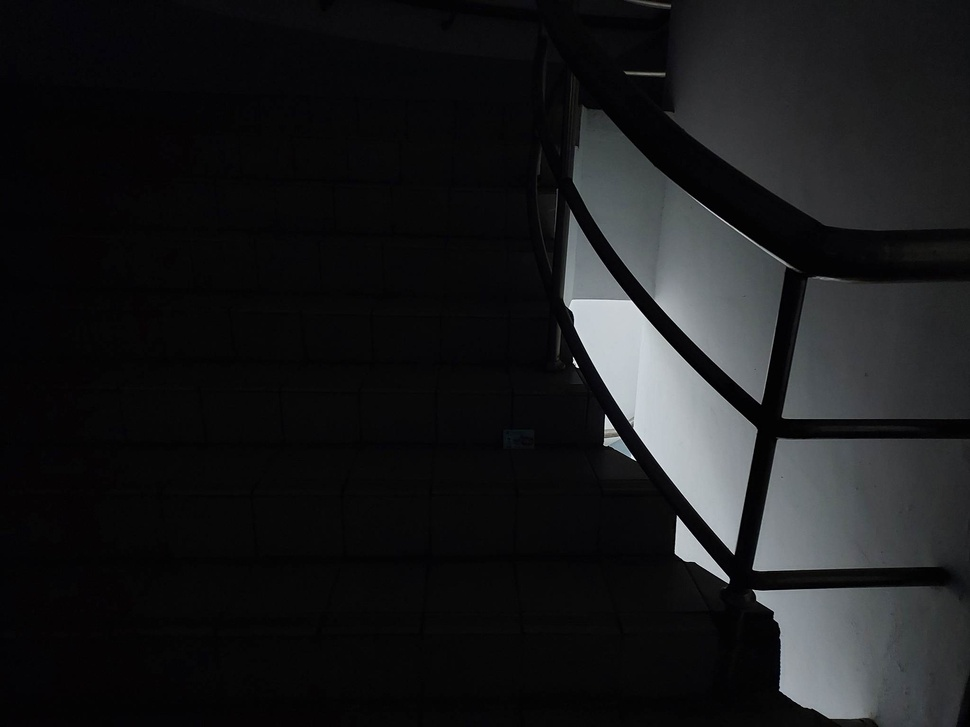
#> input picture Wei-Chun Tsai/hw1/images/Floor.jpg, 970 x 727 px, shrunk from 2048 x 1536 before the run, given in place of lena.png, which was not available
$ python main.py
#> lines starting #> are read from the running program, lines starting #| are printed output that depends on the picture; pictures that were not available may be replaced by others from this repository, and a replacement may not be noted
import cv2
import numpy as np
import os
import matplotlib.pyplot as plt

DIR = 'images/'

if __name__ == '__main__':
    name = 'lena.png'
    file = cv2.imread(os.path.join(DIR, name))
#> file is the input picture: shape (727, 970, 3); mean B, G, R 27.3, 26, 25.3
    file = cv2.cvtColor(file, cv2.COLOR_BGR2RGB)
    file = cv2.cvtColor(file, cv2.COLOR_RGB2GRAY)
#> file: shape (727, 970)
    gray_2 = file[0 : -1 : 256, 0 : -1 : 256]
#> gray_2 = [[7, 9, 13, 28], [4, 5, 8, 72], [4, 8, 8, 131]]
    gray_4 = file[0 : -1 : 64, 0 : -1 : 64]
    gray_8 = file[0 : -1 : 32, 0 : -1 : 32]
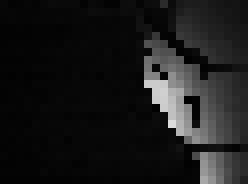
#> gray_8: shape (23, 31) (shown 8 times larger); min 0, max 221, mean 26.1
    gray_16 = file[0 : -1 : 16, 0 : -1 : 16]
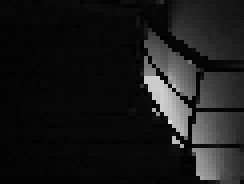
#> gray_16: shape (46, 61) (shown 4 times larger); min 0, max 221, mean 25.6
    gray_32 = file[0 : -1 : 8, 0 : -1 : 8]
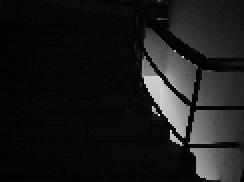
#> gray_32: shape (91, 122) (shown 2 times larger); min 0, max 251, mean 25.9
    plt.subplot(2, 3, 1)
    plt.imshow(gray_2, cmap='gray')
    plt.subplot(2, 3, 2)
    plt.imshow(gray_4, cmap='gray')
    plt.subplot(2, 3, 3)
    plt.imshow(gray_8, cmap='gray')
    plt.subplot(2, 3, 4)
    plt.imshow(gray_16, cmap='gray')
    plt.subplot(2, 3, 5)
    plt.imshow(gray_32, cmap='gray')
    plt.subplot(2, 3, 6)
    plt.imshow(file, cmap='gray')
    plt.savefig('Sampling Lena.jpg')
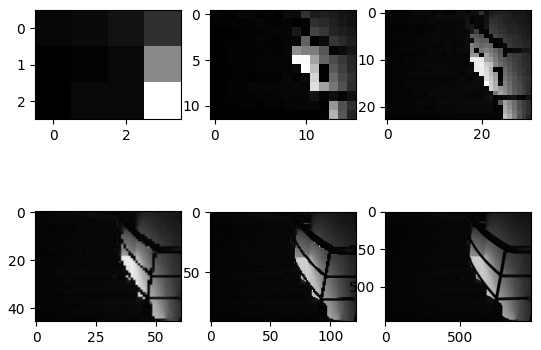
#> figure drawn by matplotlib, 6 panels
    plt.show()
